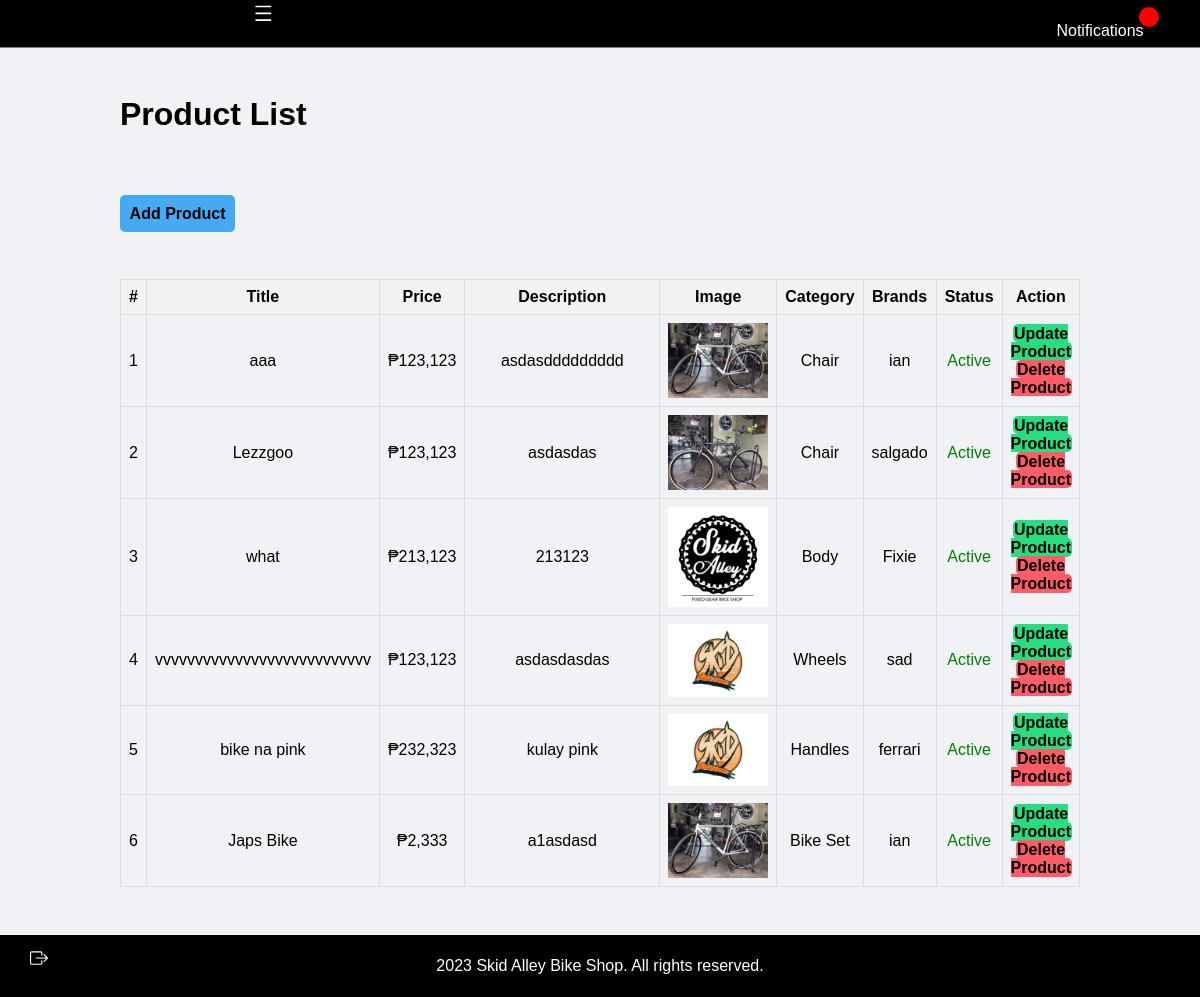
The app's page /admin/product-list.php (signed in) with its own data.
### tables this page shows
CREATE TABLE `product_list` (
  `id` int(10) NOT NULL,
  `brand_id` int(11) NOT NULL,
  `category_id` int(11) NOT NULL,
  `name` varchar(250) NOT NULL,
  `models` varchar(250) NOT NULL,
  `description` varchar(250) NOT NULL,
  `price` float NOT NULL,
  `status` tinyint(1) NOT NULL DEFAULT 1,
  `image_path` text NOT NULL,
  `delete_flag` tinyint(1) NOT NULL
);

CREATE TABLE `categories` (
  `id` int(30) NOT NULL,
  `category` varchar(250) NOT NULL,
  `description` varchar(250) NOT NULL,
  `status` tinyint(1) NOT NULL DEFAULT 1,
  `delete_flag` tinyint(1) NOT NULL
);

CREATE TABLE `brand_list` (
  `id` int(10) UNSIGNED NOT NULL,
  `name` varchar(50) NOT NULL,
  `image_path` text NOT NULL,
  `delete_flag` tinyint(1) NOT NULL,
  `status` tinyint(1) NOT NULL
);

### admin/product-list.php (the view, shortened to what this page needs)
<?php include('partials/menu.php'); ?>
<div class="main-content">
    <div class="wrapper">
        <h1>Product List</h1>
        <br/><br/>
        <br><br>
        <a href="<?php echo SITEURL; ?>admin/add-product-list.php" class="btn-primary">Add Product</a>
        <br/><br/><br/>
        <table class="tbl-full">
            <tr>
                <th>#</th>
                <th>Title</th>
                <th>Price</th>
                <th>Description</th>
                <th>Image</th>
                <th>Category</th>
                <th>Brands</th>
                <th>Status</th>
                <th>Action</th>
            </tr>
            <?php
            $sql = "SELECT * FROM product_list";
            $res = mysqli_query($conn, $sql);
            $count = mysqli_num_rows($res);
            $sn = 1;
            if ($count > 0)
            {
                while ($row = mysqli_fetch_assoc($res))
                {
                    $id = $row['id'];
                    $title = $row['name'];
                    $price = $row['price'];
                    $description = $row['description'];
                    $image_name = $row['image_path'];
                    $category_id = $row['category_id'];
                    $brand_id = $row['brand_id'];
                    $status = $row['status'];
                    $status_display = ($status == 1) ? "Active" : "Inactive";
                    $category_query = "SELECT category FROM categories WHERE id = $category_id";
                    $category_result = mysqli_query($conn, $category_query);
                    if ($category_result && mysqli_num_rows($category_result) > 0) {
                        $category_row = mysqli_fetch_assoc($category_result);
                        $category_name = $category_row['category'];
                    } else {
                        $category_name = "Category not found";
                    }
                    $brand_query = "SELECT name FROM brand_list WHERE id = $brand_id";
                    $brand_result = mysqli_query($conn, $brand_query);
                    if ($brand_result && mysqli_num_rows($brand_result) > 0) {
                        $brand_row = mysqli_fetch_assoc($brand_result);
                        $brand_name = $brand_row['name'];
                    } else {
                        $brand_name = "Brand not found";
                    }
                    ?>
                    <tr>
                        <td><?php echo $sn++; ?></td>
                        <td><?php echo $title; ?></td>
                        <td>₱<?php echo number_format($price); ?></td>
                        <td><?php echo $description; ?></td>
                        <td>
                            <?php
                            if ($image_name == "")
                            {
                                echo "<div class='error'>Image not Added.</div>";
                            } else {
                                ?>
                                <img src="<?php echo SITEURL; ?>images/bike/<?php echo $image_name; ?>"
                                     width="100px">
                                <?php
                            }
                            ?>
                        </td>
                        <td><?php echo $category_name; ?></td>
                        <td><?php echo $brand_name; ?></td>
                        <td style='color: <?php echo ($status == 1) ? "green" : "red"; ?>;'><?php echo $status_display; ?></td>
                        <td>
                                <a href="<?php echo SITEURL; ?>admin/update-product-list.php?id=<?php echo $id; ?>" class='btn-secondary'>Update Product</a>
                                <a href="<?php echo SITEURL; ?>admin/delete-product-list.php?id=<?php echo $id; ?>&image_name=<?php echo $image_name;?>" class="btn-third">Delete Product</a>
                        </td>
                    </tr>
                    <?php
                }
            }
            else
            {
                echo "<tr> <td colspan='9' class='error'> Product not added yet. </td>  </tr>";
            }
            ?>
        </table>
    </div>
</div>
<?php include('partials/footer.php'); ?>

### admin/css/admin.css (style rules this page uses)
* { margin: 0; padding: 0; font-family: Arial, Helvetica, sans-serif; }
.wrapper { padding: 1%; width: 80%; margin: 0 auto; }
.tbl-full { width: 100%; border-collapse: collapse; margin-top: 20px; }
.tbl-full th, .tbl-full td { border: 1px solid #dddddd; padding: 8px; text-align: center; }
.tbl-full th { background-color: #f2f2f2; }
table tr th { border-bottom: 1px solid black; padding: 1%; text-align: left; }
table tr td { padding: 1%; }
.btn-primary, .btn-secondary, .btn-third { padding: 8px 15px; text-decoration: none; border-radius: 5px; font-weight: bold; }
.btn-primary { background-color: #45aaf2; padding: 1%; color: black; text-decoration: none; font-weight: bold; }
.btn-secondary { background-color: #26de81; padding: 1%; color: black; text-decoration: none; font-weight: bold; }
.btn-third { background-color: #fc5c65; padding: 1%; color: black; text-decoration: none; font-weight: bold; }
.main-content { background-color: #f1f2f6; padding: 3% 0 ; }
.tbl-full td:nth-child(4) { width: 400px; }

### records on screen
product_list: name "aaa", price "123,123", description "asdasddddddddd", image_path (picture), category.category "Chair", brand_list.name "ian", status "Active"
product_list: name "Lezzgoo", price "123,123", description "asdasdas", image_path (picture), category.category "Chair", brand_list.name "salgado", status "Active"
product_list: name "what", price "213,123", description "213123", image_path (picture), category.category "Body", brand_list.name "Fixie", status "Active"
product_list: name "vvvvvvvvvvvvvvvvvvvvvvvvvvv", price "123,123", description "asdasdasdas", image_path (picture), category.category "Wheels", brand_list.name "sad", status "Active"
product_list: name "bike na pink", price "232,323", description "kulay pink", image_path (picture), category.category "Handles", brand_list.name "ferrari", status "Active"
product_list: name "Japs Bike", price "2,333", description "a1asdasd", image_path (picture), category.category "Bike Set", brand_list.name "ian", status "Active"
